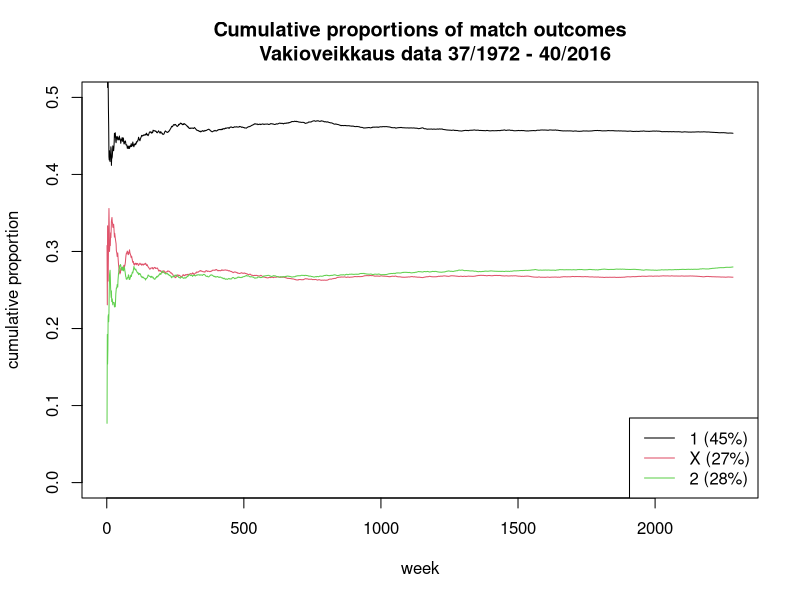

Write the R code that produced this figure.
# Tuomo A. Nieminen 23.10.2016

# load the data
rivit <- read.csv2("Tilastot.csv", stringsAsFactors = FALSE)
nr <- nrow(rivit)

# create a data.frame storing tables of outcome ("1", "x", "2") frequencies

freqs <- apply(rivit, 1, FUN = function(row) table(factor(row, levels = c("1","X","2"))))
freqs <- as.data.frame(t(freqs))

# compute cumulative frequencies
cum_freqs <- cumsum(freqs)

# compute cumulative proportions
cum_prop <- cum_freqs / cumsum(rep(13, nr))

# draw an empty plot
plot(1:nr, 
     main = "Cumulative proportions of match outcomes
     Vakioveikkaus data 37/1972 - 40/2016",
     ylab = "cumulative proportion", 
     xlab = "week",
     type = "n", ylim = c(0, 0.5))

# plot the cumulative proportions
for(i in 1:3) {
  lines(1:nr, cum_prop[, i], col = i) 
}

# add a legend to the plot
outcomes <- names(cum_prop)
outcomes <- paste0(outcomes, " (", round(100*cum_prop[nr, ],0), "%)")
legend("bottomright", legend = outcomes, col = 1:3, lty = 1)

